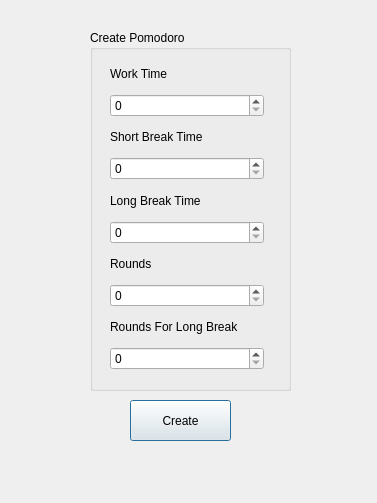
<?xml version="1.0" encoding="UTF-8"?>
<ui version="4.0">
 <class>createpomodorowindow</class>
 <widget class="QDialog" name="createpomodorowindow">
  <property name="geometry">
   <rect>
    <x>0</x>
    <y>0</y>
    <width>377</width>
    <height>503</height>
   </rect>
  </property>
  <property name="windowTitle">
   <string>Dialog</string>
  </property>
  <widget class="QGroupBox" name="groupBox">
   <property name="geometry">
    <rect>
     <x>90</x>
     <y>30</y>
     <width>201</width>
     <height>361</height>
    </rect>
   </property>
   <property name="title">
    <string>Create Pomodoro</string>
   </property>
   <widget class="QWidget" name="layoutWidget">
    <property name="geometry">
     <rect>
      <x>20</x>
      <y>30</y>
      <width>154</width>
      <height>310</height>
     </rect>
    </property>
    <layout class="QVBoxLayout" name="verticalLayout">
     <item>
      <widget class="QLabel" name="label">
       <property name="text">
        <string>Work Time</string>
       </property>
      </widget>
     </item>
     <item>
      <widget class="QSpinBox" name="spinBox_1"/>
     </item>
     <item>
      <widget class="QLabel" name="label_2">
       <property name="text">
        <string>Short Break Time</string>
       </property>
      </widget>
     </item>
     <item>
      <widget class="QSpinBox" name="spinBox_2"/>
     </item>
     <item>
      <widget class="QLabel" name="label_3">
       <property name="text">
        <string>Long Break Time</string>
       </property>
      </widget>
     </item>
     <item>
      <widget class="QSpinBox" name="spinBox_3"/>
     </item>
     <item>
      <widget class="QLabel" name="label_4">
       <property name="text">
        <string>Rounds</string>
       </property>
      </widget>
     </item>
     <item>
      <widget class="QSpinBox" name="spinBox_4"/>
     </item>
     <item>
      <widget class="QLabel" name="label_5">
       <property name="text">
        <string>Rounds For Long Break</string>
       </property>
      </widget>
     </item>
     <item>
      <widget class="QSpinBox" name="spinBox_5"/>
     </item>
    </layout>
   </widget>
  </widget>
  <widget class="QPushButton" name="pushButton">
   <property name="geometry">
    <rect>
     <x>130</x>
     <y>400</y>
     <width>101</width>
     <height>41</height>
    </rect>
   </property>
   <property name="text">
    <string>Create</string>
   </property>
  </widget>
 </widget>
 <resources/>
 <connections/>
</ui>
